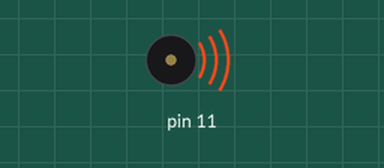
The sketch below on a simulated Arduino Uno, built with avr-gcc and run on an emulated ATmega328P. Shown: buzzer (waves = sounding).

Above: at 2.2 s.
At 10.4 s:
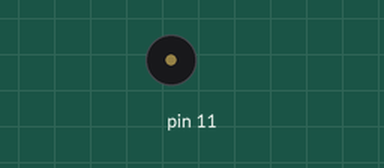
Timing chart, 0 to 11.9 s (numbered marks = the images above):
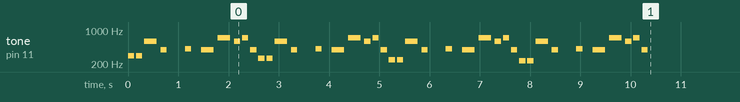

The sketch:

Megalovania.ino
```cpp
#include "pitches.h"

// notes in the melody:
int melody[] = {
  //First Bar
  NOTE_D4, NOTE_D4, NOTE_D5, NOTE_G4, NOTE_R, NOTE_R, NOTE_GS4, NOTE_R,NOTE_G4,NOTE_F5,NOTE_D5,NOTE_F5,NOTE_G4,
  //Second Bar
  NOTE_C4, NOTE_C4, NOTE_D5,NOTE_G4, NOTE_R, NOTE_R, NOTE_GS4,NOTE_R,NOTE_G4,NOTE_F5,NOTE_D5,NOTE_F5,NOTE_G4,
  //Third Bar
  NOTE_B3, NOTE_B3, NOTE_D5,NOTE_G4, NOTE_R, NOTE_R, NOTE_GS4,NOTE_R,NOTE_G4,NOTE_F5,NOTE_D5,NOTE_F5,NOTE_G4,
  //Fourth Bar
  NOTE_AS3, NOTE_AS3, NOTE_D5,NOTE_G4, NOTE_R, NOTE_R, NOTE_GS4,NOTE_R,NOTE_G4,NOTE_F5,NOTE_D5,NOTE_F5,NOTE_G4
};

// note durations: 4 = quarter note, 8 = eighth note, etc.:
int noteDurations[] = {
  //First Bar
  4, 4, 2, 4, 4, 4, 4, 4,2,2,4,4,4,
  //Second Bar
  4, 4, 2, 4, 4, 4, 4, 4,2,2,4,4,4,
  //Third Bar
  4, 4, 2, 4, 4, 4, 4, 4,2,2,4,4,4,
  //Fourth Bar
  4, 4, 2, 4, 4, 4, 4, 4,2,2,4,4,4
};

void setup() {
 for (int i=0;i<52;i++)
{
  noteDurations[i]= noteDurations[i]*2;
}
  // iterate over the notes of the melody:
  for (int thisNote = 0; thisNote < 52; thisNote++) {

    // to calculate the note duration, take one second divided by the note type.
    //e.g. quarter note = 1000 / 4, eighth note = 1000/8, etc.
    int noteDuration = 1000 / noteDurations[thisNote];
    tone(11, melody[thisNote], noteDuration);

    // to distinguish the notes, set a minimum time between them.
    // the note's duration + 30% seems to work well:
    int pauseBetweenNotes = noteDuration * 1.30;
    delay(pauseBetweenNotes);
    // stop the tone playing:
    noTone(11);
  }
}

void loop() {
  // no need to repeat the melody.
}
```

pitches.h
```cpp
#define NOTE_R 00
#define NOTE_B0  31
#define NOTE_C1  33
#define NOTE_CS1 35
#define NOTE_D1  37
#define NOTE_DS1 39
#define NOTE_E1  41
#define NOTE_F1  44
#define NOTE_FS1 46
#define NOTE_G1  49
#define NOTE_GS1 52
#define NOTE_A1  55
#define NOTE_AS1 58
#define NOTE_B1  62
#define NOTE_C2  65
#define NOTE_CS2 69
#define NOTE_D2  73
#define NOTE_DS2 78
#define NOTE_E2  82
#define NOTE_F2  87
#define NOTE_FS2 93
#define NOTE_G2  98
#define NOTE_GS2 104
#define NOTE_A2  110
#define NOTE_AS2 117
#define NOTE_B2  123
#define NOTE_C3  131
#define NOTE_CS3 139
#define NOTE_D3  147
#define NOTE_DS3 156
#define NOTE_E3  165
#define NOTE_F3  175
#define NOTE_FS3 185
#define NOTE_G3  196
#define NOTE_GS3 208
#define NOTE_A3  220
#define NOTE_AS3 233
#define NOTE_B3  247
#define NOTE_C4  262
#define NOTE_CS4 277
#define NOTE_D4  294
#define NOTE_DS4 311
#define NOTE_E4  330
#define NOTE_F4  349
#define NOTE_FS4 370
#define NOTE_G4  392
#define NOTE_GS4 415
#define NOTE_A4  440
#define NOTE_AS4 466
#define NOTE_B4  494
#define NOTE_C5  523
#define NOTE_CS5 554
#define NOTE_D5  587
#define NOTE_DS5 622
#define NOTE_E5  659
#define NOTE_F5  698
#define NOTE_FS5 740
#define NOTE_G5  784
#define NOTE_GS5 831
#define NOTE_A5  880
#define NOTE_AS5 932
#define NOTE_B5  988
#define NOTE_C6  1047
#define NOTE_CS6 1109
#define NOTE_D6  1175
#define NOTE_DS6 1245
#define NOTE_E6  1319
#define NOTE_F6  1397
#define NOTE_FS6 1480
#define NOTE_G6  1568
#define NOTE_GS6 1661
#define NOTE_A6  1760
#define NOTE_AS6 1865
#define NOTE_B6  1976
#define NOTE_C7  2093
#define NOTE_CS7 2217
#define NOTE_D7  2349
#define NOTE_DS7 2489
#define NOTE_E7  2637
#define NOTE_F7  2794
#define NOTE_FS7 2960
#define NOTE_G7  3136
#define NOTE_GS7 3322
#define NOTE_A7  3520
#define NOTE_AS7 3729
#define NOTE_B7  3951
#define NOTE_C8  4186
#define NOTE_CS8 4435
#define NOTE_D8  4699
#define NOTE_DS8 4978
```
